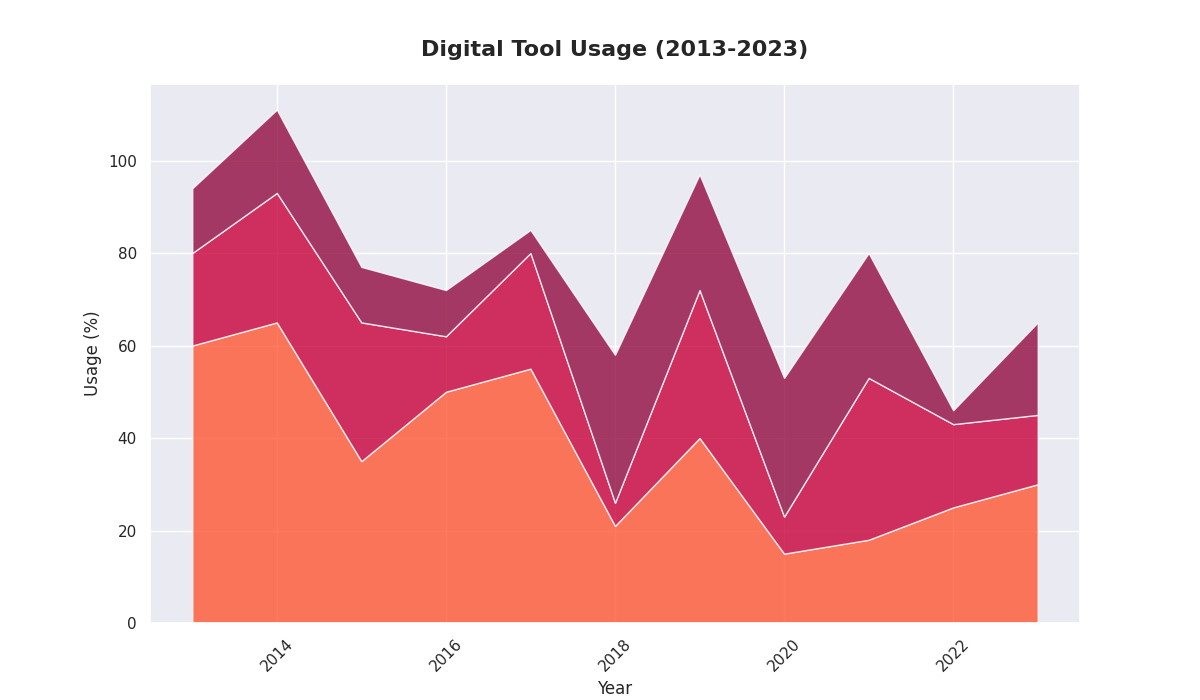

Here is the Python script that generated this plot:
import matplotlib.pyplot as plt
import numpy as np

years = np.arange(2013, 2024)

video_lectures = [60, 65, 35, 50, 55, 21, 40, 15, 18, 25, 30]
interactive_quizzes = [20, 28, 30, 12, 25, 5, 32, 8, 35, 18, 15]
discussion_forums = [14, 18, 12, 10, 5, 32, 25, 30, 27, 3, 20]

usage_stack = np.row_stack((video_lectures, interactive_quizzes, discussion_forums))

fig, ax = plt.subplots(figsize=(12, 7))
ax.stackplot(years, usage_stack, colors=['#FF5733', '#C70039', '#900C3F'], alpha=0.8)

ax.set_title('Digital Tool Usage (2013-2023)', fontsize=16, fontweight='bold', pad=20)
ax.set_xlabel('Year', fontsize=12)
ax.set_ylabel('Usage (%)', fontsize=12)

plt.xticks(rotation=45)
plt.show()
